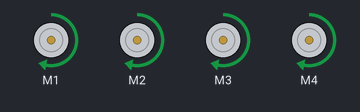
Recording of a sketch running on a simulated Arduino Uno, built with avr-gcc and run on an emulated ATmega328P. Shown: 4 × DC motor (green arrow = forward, orange = backward, longer = faster).

Above: at 1.2 s.
At 3.5 s:
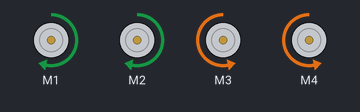
Timing chart, 0 to 5.2 s (numbered marks = the images above):
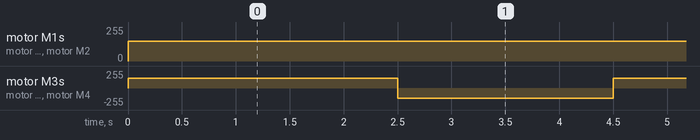

The sketch:

collector_robot.ino
```cpp
//Programa: Robô Coletor de Lixo
//Autor: Camila Nunes, Iuri Tavares, Ulisses Chaves e Yasmin Nascimento
//Versão: 1.0

//Biblioteca do motor shield
#include <AFMotor.h>

//Criação dos objetos
AF_DCMotor motor1(1);
AF_DCMotor motor2(2);
AF_DCMotor motor3(3);
AF_DCMotor motor4(4);

//Configuração da velocidade dos motores
void setup() {
  motor1.setSpeed(150);
  motor2.setSpeed(150);
  motor3.setSpeed(150);
  motor4.setSpeed(150);
}

//Como estamos sem sensores, ele irá apenas realizar
//movimentos circulares para coletar o lixo espalhado
void loop() {
  procuraLixo();
  delay(2000);
}

void frente() {
  motor1.run(FORWARD); //Motor traseiro esquerdo
  motor2.run(FORWARD); //Motor dianteiro esquerdo
  motor3.run(FORWARD); //Motor dianteiro direito
  motor4.run(FORWARD); //Motor traseiro direito
  delay(1000);
  motor1.run(FORWARD); //Motor traseiro esquerdo
  motor2.run(FORWARD); //Motor dianteiro esquerdo
  motor3.run(FORWARD); //Motor dianteiro direito
  motor4.run(FORWARD); //Motor traseiro direito
}

void esquerda() {
  motor1.run(FORWARD); //Motor traseiro esquerdo
  motor2.run(FORWARD); //Motor dianteiro esquerdo
  motor3.run(BACKWARD); //Motor dianteiro direito
  motor4.run(BACKWARD); //Motor traseiro direito
}

void procuraLixo() {
  frente();
  delay(1500);
  esquerda();
}
```

Measured:
- by itself, motor M1, motor M2: stopped → forward 150/255 at 0.00 s
- by itself, motor M3, motor M4: alternates forward 150/255 for 2.5 s and backward 150/255 for 2.0 s
